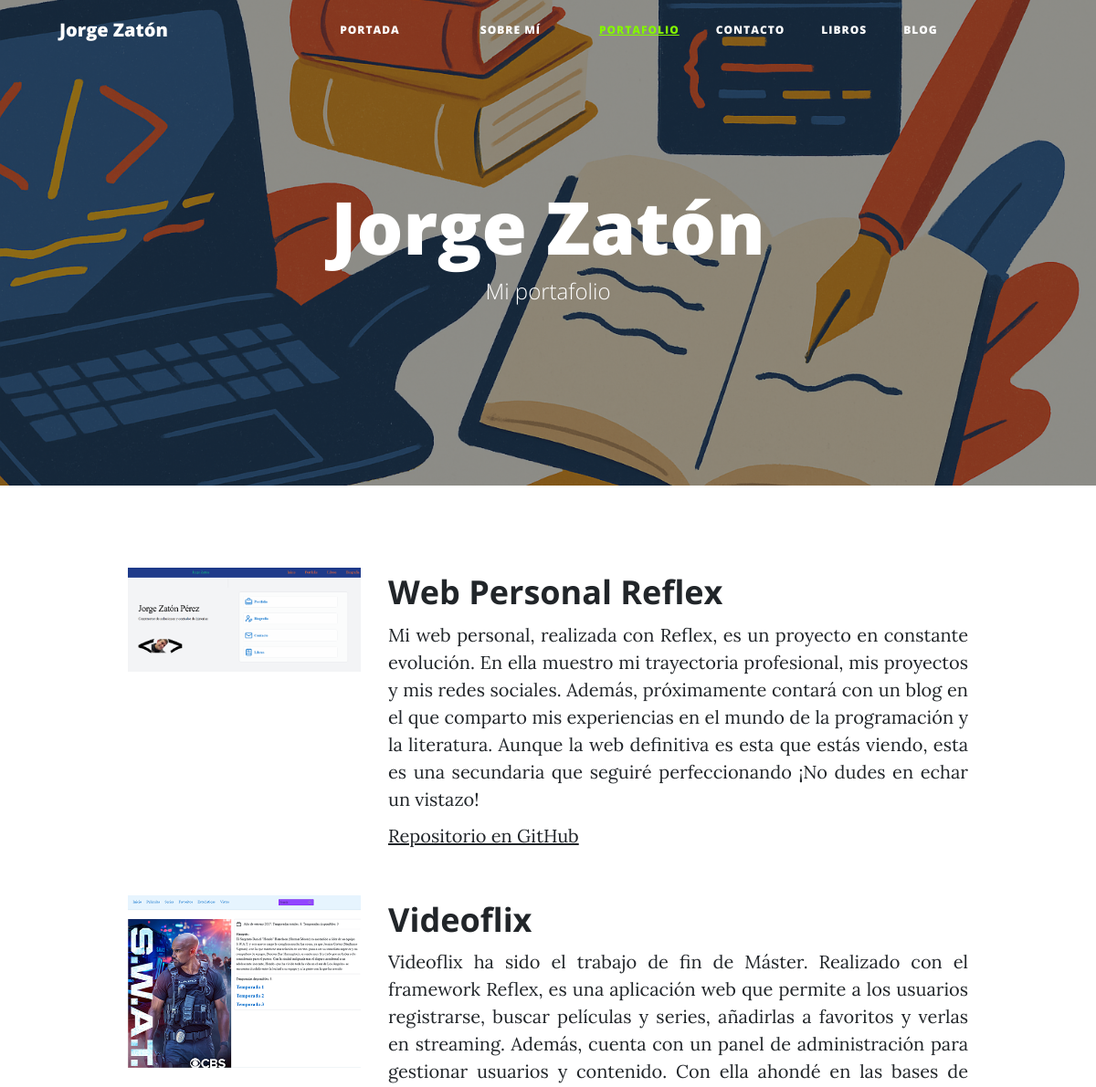
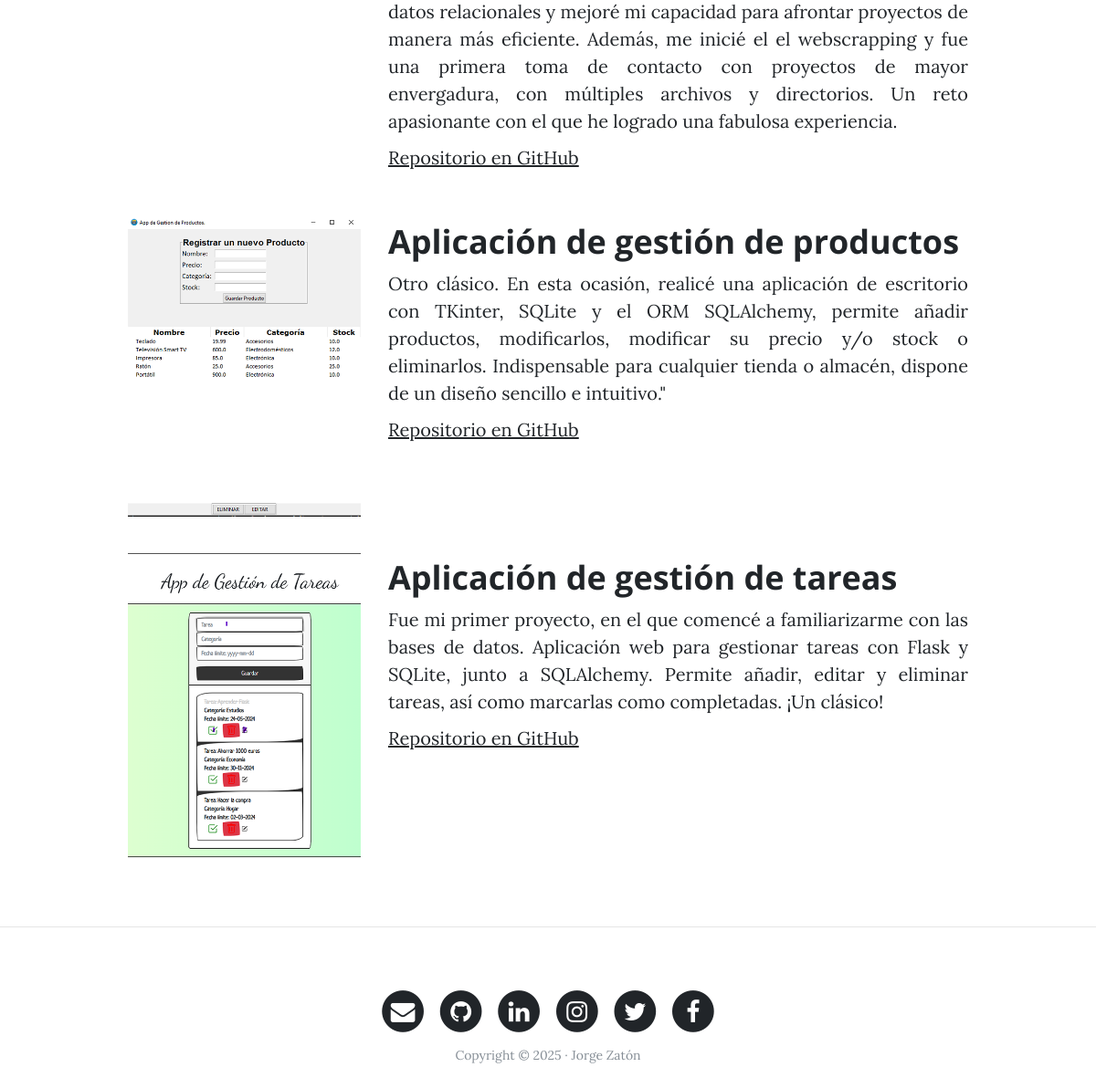
The page /portfolio/ on the database its author committed (2 pictures, top to bottom).
### portfolio/models.py (models this page shows, shortened)
class Project(models.Model):
    title = models.CharField(max_length=200, verbose_name='Título')
    description = models.TextField(verbose_name='Descripción')
    image = models.ImageField(upload_to='projects/', verbose_name='Imagen') #sube la imagen a la carpeta projects con la fecha de subida
    created = models.DateTimeField(auto_now_add=True, verbose_name="fecha de creación") #fecha de creación
    updated = models.DateTimeField(auto_now=True, verbose_name= "fecha de modificación")
    git_hub = models.URLField(null=True, blank=True, verbose_name = "Repositorio de Git Hub") #fecha de modificacion
    class Meta:
        verbose_name = 'Proyecto'
        verbose_name_plural = 'Proyectos'
        ordering = ['-created'] # ordena por fecha de creación, de más reciente a más antiguo

### portfolio/views.py (the view)
# urls.py: path('', views.portfolio, name='portfolio'),
def portfolio(request):
    projects = Project.objects.all()
    return render(request, "portfolio/portfolio.html", {
                                                    "projects": projects,
                                                    })

### social/processors.py (called while the page is built)
def ctx_dict(request):
    ctx = {}
    links = Link.objects.all()
    for link in links:
        ctx[link.key] = link.url
    return ctx

### portfolio/templates/portfolio/portfolio.html (shortened to what this page needs)
{% extends 'core/base.html' %}
{%block textoscabecera%}
<h1>Jorge Zatón</h1>
<span class="subheading">Mi portafolio</span>
{% endblock %}
{% block imagenportada %} {% load static %}{% static 'core/img/portada.png' %} {% endblock %}
{% block content %}
{%for project in projects %}
    <div class="row project">
        <div class="col-lg-3 col-md-4 offset-lg-1">
            <img class="img-fluid" src="{{project.image.url}}" alt="captura de pantalla de la app de gestión de tareas">
        </div>
        <div class="col-lg-7 col-md-8">
            <h2 class="section-heading title">{{project.title}}</h2>
        <p>{{project.description}}</p>
        <p><a href={{project.git_hub}} target="_blank">Repositorio en GitHub</a></p>
        </div>
    </div>
{% endfor %}
{% endblock %}

### rows shown on the page
Project: image (picture), title "Web Personal Reflex", description "Mi web personal, realizada con Reflex, es un proyecto en constante evolución. En ella muestro mi trayectoria profesional, mis proyectos y mis redes sociales. Además, próximamente contará con un blog en el que comparto mis experiencias en el mundo de la programación y la literatura. Aunque la web definitiva es esta que estás viendo, esta es una secundaria que seguiré perfeccionando ¡No dudes en echar un vistazo!"
Project: image (picture), title "Videoflix", description "Videoflix ha sido el trabajo de fin de Máster. Realizado con el framework Reflex, es una aplicación web que permite a los usuarios registrarse, buscar películas y series, añadirlas a favoritos y verlas en streaming. Además, cuenta con un panel de administración para gestionar usuarios y contenido. Con ella ahondé en las bases de datos relacionales y mejoré mi capacidad para afrontar proyectos de manera más eficiente. Además, me inicié el el webscrapping y fue una primera toma de contacto con proyectos de mayor envergadura, con múltiples archivos y directorios. Un reto apasionante con el que he logrado una fabulosa experiencia."
Project: image (picture), title "Aplicación de gestión de productos", description "Otro clásico. En esta ocasión, realicé una aplicación de escritorio con TKinter, SQLite y el ORM SQLAlchemy, permite añadir productos, modificarlos, modificar su precio y/o stock o eliminarlos. Indispensable para cualquier tienda o almacén, dispone de un diseño sencillo e intuitivo.\""
Project: image (picture), title "Aplicación de gestión de tareas", description "Fue mi primer proyecto, en el que comencé a familiarizarme con las bases de datos. Aplicación web para gestionar tareas con Flask y SQLite, junto a SQLAlchemy. Permite añadir, editar y eliminar tareas, así como marcarlas como completadas. ¡Un clásico!"
